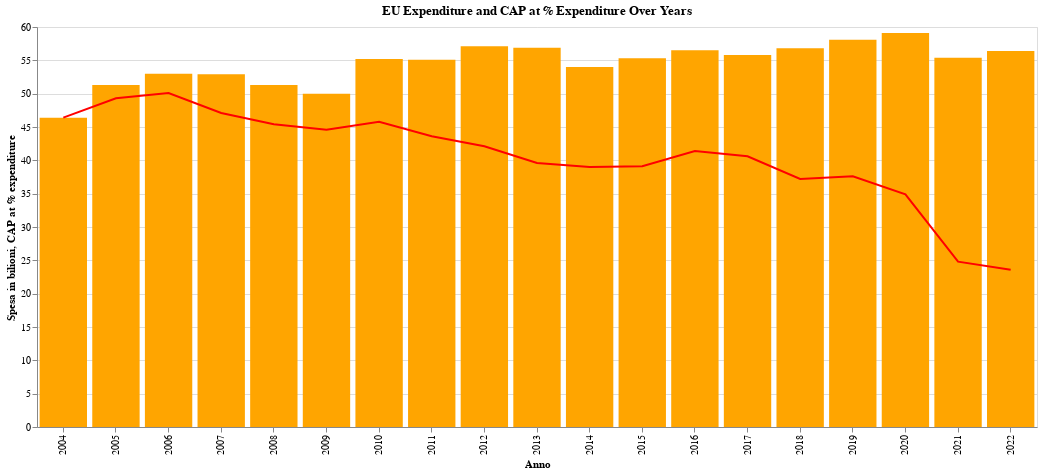

The code cell stored with this chart in its notebook:
### Code cell
bar = alt.Chart(cap_story).mark_bar(color="orange").encode(
    x=alt.X('Category:N', title='Anno'),
    y=alt.Y('EU expenditure:Q', title='Spesa in bilioni')
)

line = alt.Chart(cap_story).mark_line(color='red').encode(
    x='Category:N',
    y=alt.Y('CAP at % expenditure:Q', title='CAP at % expenditure')
)

chart = (bar + line).properties(width=1000, height=400, title='EU Expenditure and CAP at % Expenditure Over Years')

chart

### Figure 1 — Vega-Lite specification as saved in the notebook (floating-point values rounded to 4 significant figures)
{"config": {"view": {"continuousWidth": 300, "continuousHeight": 300}}, "layer": [{"mark": {"type": "bar", "color": "orange"}, "encoding": {"x": {"field": "Category", "title": "Anno", "type": "nominal"}, "y": {"field": "EU expenditure", "title": "Spesa in bilioni", "type": "quantitative"}}}, {"mark": {"type": "line", "color": "red"}, "encoding": {"x": {"field": "Category", "type": "nominal"}, "y": {"field": "CAP at % expenditure", "title": "CAP at % expenditure", "type": "quantitative"}}}], "data": {"name": "data-4c36610aaa5763de9281a8de368187d4"}, "height": 400, "title": "EU Expenditure and CAP at % Expenditure Over Years", "width": 1000, "$schema": "https://vega.github.io/schema/vega-lite/v5.8.0.json", "datasets": {"data-4c36610aaa5763de9281a8de368187d4": [{"Category": 2004, "EU expenditure": 46.4, "CAP at % expenditure": 46.4}, {"Category": 2005, "EU expenditure": 51.3, "CAP at % expenditure": 49.3}, {"Category": 2006, "EU expenditure": 53.0, "CAP at % expenditure": 50.1}, {"Category": 2007, "EU expenditure": 52.9, "CAP at % expenditure": 47.1}, {"Category": 2008, "EU expenditure": 51.3, "CAP at % expenditure": 45.4}, {"Category": 2009, "EU expenditure": 50.0, "CAP at % expenditure": 44.6}, {"Category": 2010, "EU expenditure": 55.2, "CAP at % expenditure": 45.8}, {"Category": 2011, "EU expenditure": 55.1, "CAP at % expenditure": 43.6}, {"Category": 2012, "EU expenditure": 57.1, "CAP at % expenditure": 42.1}, {"Category": 2013, "EU expenditure": 56.9, "CAP at % expenditure": 39.6}, {"Category": 2014, "EU expenditure": 54.0, "CAP at % expenditure": 39.0}, {"Category": 2015, "EU expenditure": 55.3, "CAP at % expenditure": 39.1}, {"Category": 2016, "EU expenditure": 56.5, "CAP at % expenditure": 41.4}, {"Category": 2017, "EU expenditure": 55.8, "CAP at % expenditure": 40.6}, {"Category": 2018, "EU expenditure": 56.8, "CAP at % expenditure": 37.2}, {"Category": 2019, "EU expenditure": 58.1, "CAP at % expenditure": 37.6}, {"Category": 2020, "EU expenditure": 59.1, "CAP at % expenditure": 34.9}, {"Category": 2021, "EU expenditure": 55.4, "CAP at % expenditure": 24.8}, {"Category": 2022, "EU expenditure": 56.4, "CAP at % expenditure": 23.6}]}}
